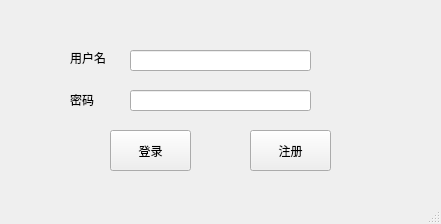
<?xml version="1.0" encoding="UTF-8"?>
<ui version="4.0">
 <class>UserWindow</class>
 <widget class="QMainWindow" name="UserWindow">
  <property name="geometry">
   <rect>
    <x>0</x>
    <y>0</y>
    <width>441</width>
    <height>224</height>
   </rect>
  </property>
  <property name="windowTitle">
   <string>MainWindow</string>
  </property>
  <property name="styleSheet">
   <string notr="true">background-image: url(:/new/prefix1/yumao.jpg);</string>
  </property>
  <widget class="QWidget" name="centralwidget">
   <widget class="QPushButton" name="pushButton">
    <property name="geometry">
     <rect>
      <x>110</x>
      <y>130</y>
      <width>81</width>
      <height>41</height>
     </rect>
    </property>
    <property name="styleSheet">
     <string notr="true"/>
    </property>
    <property name="text">
     <string>登录</string>
    </property>
    <property name="icon">
     <iconset resource="pictures.qrc">
      <normaloff>:/new/prefix1/63198a7c57c3ea975e12d91882686786.jpg</normaloff>:/new/prefix1/63198a7c57c3ea975e12d91882686786.jpg</iconset>
    </property>
   </widget>
   <widget class="QPushButton" name="pushButton_2">
    <property name="geometry">
     <rect>
      <x>250</x>
      <y>130</y>
      <width>81</width>
      <height>41</height>
     </rect>
    </property>
    <property name="text">
     <string>注册</string>
    </property>
    <property name="icon">
     <iconset resource="pictures.qrc">
      <normaloff>:/new/prefix1/83f245157afef398ed1830a40b671ad3.jpg</normaloff>:/new/prefix1/83f245157afef398ed1830a40b671ad3.jpg</iconset>
    </property>
   </widget>
   <widget class="QLineEdit" name="lineEdit">
    <property name="geometry">
     <rect>
      <x>130</x>
      <y>50</y>
      <width>181</width>
      <height>21</height>
     </rect>
    </property>
   </widget>
   <widget class="QLineEdit" name="lineEdit_2">
    <property name="geometry">
     <rect>
      <x>130</x>
      <y>90</y>
      <width>181</width>
      <height>21</height>
     </rect>
    </property>
    <property name="echoMode">
     <enum>QLineEdit::PasswordEchoOnEdit</enum>
    </property>
   </widget>
   <widget class="QLabel" name="label_2">
    <property name="geometry">
     <rect>
      <x>70</x>
      <y>50</y>
      <width>51</width>
      <height>16</height>
     </rect>
    </property>
    <property name="text">
     <string>用户名</string>
    </property>
   </widget>
   <widget class="QLabel" name="label_3">
    <property name="geometry">
     <rect>
      <x>70</x>
      <y>90</y>
      <width>31</width>
      <height>20</height>
     </rect>
    </property>
    <property name="text">
     <string>密码</string>
    </property>
   </widget>
  </widget>
  <widget class="QMenuBar" name="menubar">
   <property name="geometry">
    <rect>
     <x>0</x>
     <y>0</y>
     <width>441</width>
     <height>26</height>
    </rect>
   </property>
  </widget>
  <widget class="QStatusBar" name="statusbar"/>
 </widget>
 <resources>
  <include location="pictures.qrc"/>
 </resources>
 <connections/>
</ui>
